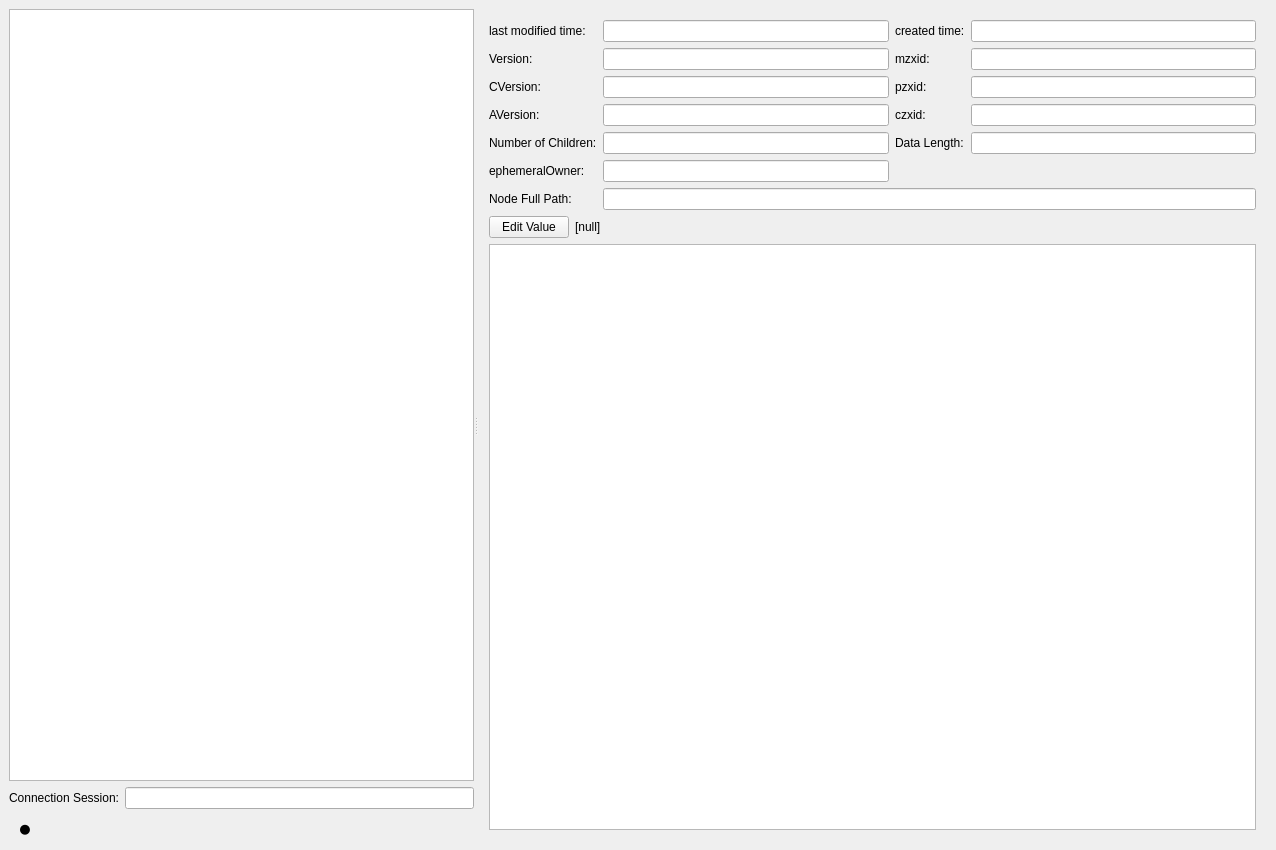
<?xml version="1.0" encoding="UTF-8"?>
<ui version="4.0">
 <class>ZKDataViewWidget</class>
 <widget class="QWidget" name="ZKDataViewWidget">
  <property name="geometry">
   <rect>
    <x>0</x>
    <y>0</y>
    <width>1276</width>
    <height>850</height>
   </rect>
  </property>
  <property name="windowTitle">
   <string>ZKDataViewWidget</string>
  </property>
  <layout class="QVBoxLayout" name="verticalLayout_3">
   <property name="leftMargin">
    <number>9</number>
   </property>
   <property name="topMargin">
    <number>9</number>
   </property>
   <property name="rightMargin">
    <number>9</number>
   </property>
   <property name="bottomMargin">
    <number>9</number>
   </property>
   <item>
    <widget class="QSplitter" name="splitter">
     <property name="orientation">
      <enum>Qt::Horizontal</enum>
     </property>
     <widget class="QWidget" name="verticalLayoutWidget">
      <layout class="QVBoxLayout" name="verticalLayout">
       <property name="spacing">
        <number>6</number>
       </property>
       <property name="leftMargin">
        <number>0</number>
       </property>
       <property name="topMargin">
        <number>0</number>
       </property>
       <property name="rightMargin">
        <number>0</number>
       </property>
       <property name="bottomMargin">
        <number>0</number>
       </property>
       <item>
        <widget class="QTreeView" name="treeView">
         <property name="contextMenuPolicy">
          <enum>Qt::CustomContextMenu</enum>
         </property>
         <property name="headerHidden">
          <bool>true</bool>
         </property>
         <attribute name="headerStretchLastSection">
          <bool>false</bool>
         </attribute>
        </widget>
       </item>
       <item>
        <layout class="QHBoxLayout" name="horizontalLayout_3">
         <item>
          <widget class="QLabel" name="label_11">
           <property name="text">
            <string>Connection Session:</string>
           </property>
          </widget>
         </item>
         <item>
          <widget class="QLineEdit" name="sessionLineEdit">
           <property name="readOnly">
            <bool>true</bool>
           </property>
          </widget>
         </item>
        </layout>
       </item>
       <item>
        <layout class="QHBoxLayout" name="horizontalLayout" stretch="0,1,0,0">
         <property name="spacing">
          <number>9</number>
         </property>
         <property name="leftMargin">
          <number>9</number>
         </property>
         <item>
          <widget class="QLabel" name="circlelabel">
           <property name="font">
            <font>
             <family>Arial</family>
             <pointsize>17</pointsize>
             <weight>75</weight>
             <bold>true</bold>
            </font>
           </property>
           <property name="text">
            <string>●</string>
           </property>
          </widget>
         </item>
         <item>
          <widget class="QLabel" name="connectionStatelabel">
           <property name="font">
            <font>
             <pointsize>11</pointsize>
            </font>
           </property>
           <property name="text">
            <string/>
           </property>
          </widget>
         </item>
         <item>
          <spacer name="horizontalSpacer_2">
           <property name="orientation">
            <enum>Qt::Horizontal</enum>
           </property>
           <property name="sizeHint" stdset="0">
            <size>
             <width>40</width>
             <height>20</height>
            </size>
           </property>
          </spacer>
         </item>
         <item>
          <widget class="QLabel" name="functionLabel">
           <property name="font">
            <font>
             <pointsize>7</pointsize>
            </font>
           </property>
           <property name="text">
            <string/>
           </property>
          </widget>
         </item>
        </layout>
       </item>
      </layout>
     </widget>
     <widget class="QWidget" name="verticalLayoutWidget_2">
      <layout class="QVBoxLayout" name="verticalLayout_2">
       <item>
        <layout class="QGridLayout" name="gridLayout" columnstretch="0,1,0,1">
         <item row="3" column="0">
          <widget class="QLabel" name="label_7">
           <property name="text">
            <string>AVersion:</string>
           </property>
          </widget>
         </item>
         <item row="2" column="2">
          <widget class="QLabel" name="label_6">
           <property name="text">
            <string>pzxid:</string>
           </property>
          </widget>
         </item>
         <item row="2" column="0">
          <widget class="QLabel" name="label_5">
           <property name="text">
            <string>CVersion:</string>
           </property>
          </widget>
         </item>
         <item row="0" column="3">
          <widget class="QLineEdit" name="createdTimelineEdit">
           <property name="readOnly">
            <bool>true</bool>
           </property>
          </widget>
         </item>
         <item row="1" column="3">
          <widget class="QLineEdit" name="mzxidLineEdit">
           <property name="readOnly">
            <bool>true</bool>
           </property>
          </widget>
         </item>
         <item row="1" column="2">
          <widget class="QLabel" name="label_4">
           <property name="text">
            <string>mzxid:</string>
           </property>
          </widget>
         </item>
         <item row="4" column="1">
          <widget class="QLineEdit" name="numChildrenLineEdit">
           <property name="readOnly">
            <bool>true</bool>
           </property>
          </widget>
         </item>
         <item row="2" column="1">
          <widget class="QLineEdit" name="CVersionLineEdit">
           <property name="readOnly">
            <bool>true</bool>
           </property>
          </widget>
         </item>
         <item row="3" column="2">
          <widget class="QLabel" name="label_8">
           <property name="text">
            <string>czxid:</string>
           </property>
          </widget>
         </item>
         <item row="4" column="3">
          <widget class="QLineEdit" name="dataLengthLineEdit">
           <property name="readOnly">
            <bool>true</bool>
           </property>
          </widget>
         </item>
         <item row="3" column="1">
          <widget class="QLineEdit" name="AVersionLineEdit">
           <property name="readOnly">
            <bool>true</bool>
           </property>
          </widget>
         </item>
         <item row="1" column="1">
          <widget class="QLineEdit" name="versionLineEdit">
           <property name="readOnly">
            <bool>true</bool>
           </property>
          </widget>
         </item>
         <item row="4" column="0">
          <widget class="QLabel" name="label_9">
           <property name="text">
            <string>Number of Children:</string>
           </property>
          </widget>
         </item>
         <item row="0" column="2">
          <widget class="QLabel" name="label_2">
           <property name="text">
            <string>created time:</string>
           </property>
          </widget>
         </item>
         <item row="4" column="2">
          <widget class="QLabel" name="label_10">
           <property name="text">
            <string>Data Length:</string>
           </property>
          </widget>
         </item>
         <item row="3" column="3">
          <widget class="QLineEdit" name="czxidLineEdit">
           <property name="readOnly">
            <bool>true</bool>
           </property>
          </widget>
         </item>
         <item row="1" column="0">
          <widget class="QLabel" name="label_3">
           <property name="text">
            <string>Version:</string>
           </property>
          </widget>
         </item>
         <item row="5" column="1">
          <widget class="QLineEdit" name="ephemeralOwnerLineEdit">
           <property name="readOnly">
            <bool>true</bool>
           </property>
          </widget>
         </item>
         <item row="2" column="3">
          <widget class="QLineEdit" name="pzxidLineEdit">
           <property name="readOnly">
            <bool>true</bool>
           </property>
          </widget>
         </item>
         <item row="0" column="1">
          <widget class="QLineEdit" name="LastModifiedTimelineEdit">
           <property name="readOnly">
            <bool>true</bool>
           </property>
          </widget>
         </item>
         <item row="0" column="0">
          <widget class="QLabel" name="label">
           <property name="text">
            <string>last modified time:</string>
           </property>
          </widget>
         </item>
         <item row="5" column="0">
          <widget class="QLabel" name="label_12">
           <property name="text">
            <string>ephemeralOwner:</string>
           </property>
          </widget>
         </item>
         <item row="6" column="0">
          <widget class="QLabel" name="label_13">
           <property name="text">
            <string>Node Full Path:</string>
           </property>
          </widget>
         </item>
         <item row="6" column="1" colspan="3">
          <widget class="QLineEdit" name="NodeFullPathLineEdit"/>
         </item>
        </layout>
       </item>
       <item>
        <layout class="QHBoxLayout" name="horizontalLayout_2">
         <item>
          <widget class="QPushButton" name="editValueButton">
           <property name="text">
            <string>Edit Value</string>
           </property>
          </widget>
         </item>
         <item>
          <widget class="QLabel" name="nullLabel">
           <property name="text">
            <string>[null]</string>
           </property>
          </widget>
         </item>
         <item>
          <spacer name="horizontalSpacer">
           <property name="orientation">
            <enum>Qt::Horizontal</enum>
           </property>
           <property name="sizeHint" stdset="0">
            <size>
             <width>40</width>
             <height>20</height>
            </size>
           </property>
          </spacer>
         </item>
        </layout>
       </item>
       <item>
        <widget class="QPlainTextEdit" name="plainTextEdit">
         <property name="readOnly">
          <bool>true</bool>
         </property>
        </widget>
       </item>
      </layout>
     </widget>
    </widget>
   </item>
  </layout>
 </widget>
 <layoutdefault spacing="6" margin="11"/>
 <resources/>
 <connections/>
</ui>
